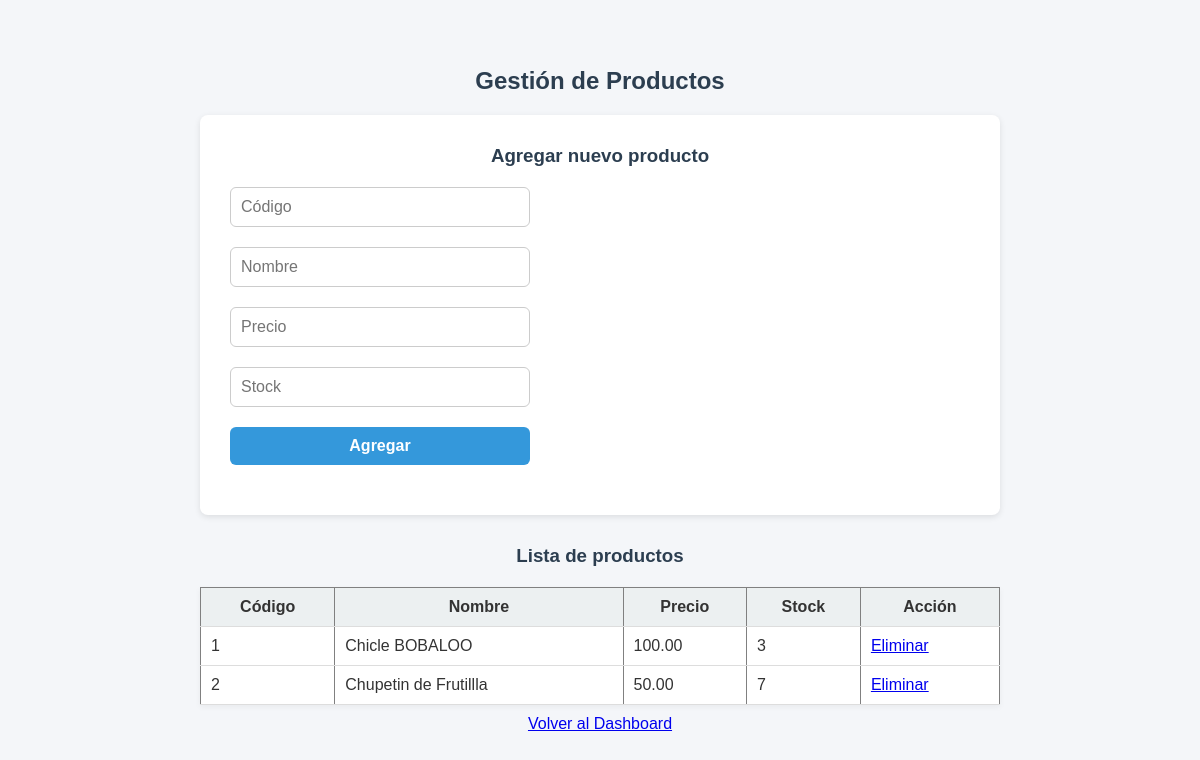
The app's page /pages/productos.php (signed in) with its own data.
### tables this page shows
CREATE TABLE `productos` (
  `id` int(11) NOT NULL,
  `codigo` varchar(20) NOT NULL,
  `nombre` varchar(100) NOT NULL,
  `precio` decimal(10,2) NOT NULL,
  `stock` int(11) NOT NULL
);

### pages/productos.php (the view, shortened to what this page needs)
<?php
require_once "../includes/db.php";
$result = $conn->query("SELECT * FROM productos");
?>
<!DOCTYPE html>
<html lang="es">
<head>
    <link rel="stylesheet" href="../css/style.css">
</head>
<body>
    <div class="container">
    <h2>Gestión de Productos</h2>
    <form method="post">
        <h3>Agregar nuevo producto</h3>
        <input type="text" name="codigo" placeholder="Código" required>
        <input type="text" name="nombre" placeholder="Nombre" required>
        <input type="number" step="0.01" name="precio" placeholder="Precio" required>
        <input type="number" name="stock" placeholder="Stock" required>
        <button type="submit" name="agregar">Agregar</button>
    </form>
    <h3>Lista de productos</h3>
    <table border="1">
        <tr>
            <th>Código</th><th>Nombre</th><th>Precio</th><th>Stock</th><th>Acción</th>
        </tr>
        <?php while ($row = $result->fetch_assoc()): ?>
        <tr>
            <td><?= htmlspecialchars($row['codigo']) ?></td>
            <td><?= htmlspecialchars($row['nombre']) ?></td>
            <td><?= number_format($row['precio'], 2) ?></td>
            <td><?= $row['stock'] ?></td>
            <td><a href="?eliminar=<?= $row['id'] ?>" onclick="return confirm('¿Seguro que deseas eliminar este producto?')">Eliminar</a></td>
        </tr>
        <?php endwhile; ?>
    </table>
    <p><a href="dashboard.php">Volver al Dashboard</a></p>
</div>
</body>
</html>

### css/style.css (style rules this page uses)
* { margin: 0; padding: 0; box-sizing: border-box; }
body { font-family: Arial, sans-serif; background-color: #f4f6f9; padding: 20px; color: #333; }
h1, h2, h3, h4 { margin-bottom: 10px; color: #2c3e50; }
form { margin-bottom: 30px; background-color: #fff; padding: 20px; border-radius: 8px; box-shadow: 0 2px 6px rgba(0,0,0,0.1); }
input[type="text"], input[type="number"], input[type="password"], input[type="date"], button { display: block; width: 100%; max-width: 300px; margin-top: 10px; margin-bottom: 20px; padding: 10px; border: 1px solid #ccc; border-radius: 6px; }
button { background-color: #3498db; color: white; font-weight: bold; border: none; cursor: pointer; transition: background-color 0.3s ease; }
table { width: 100%; border-collapse: collapse; margin-top: 20px; background-color: #fff; box-shadow: 0 2px 6px rgba(0,0,0,0.05); }
th, td { padding: 10px; text-align: left; border-bottom: 1px solid #ddd; }
th { background-color: #ecf0f1; }
p { margin-top: 10px; }

### pages/productos.php (style rules this page uses)
* { margin: 0; padding: 0; box-sizing: border-box; }
body { font-family: Arial, sans-serif; background-color: #f4f6f9; min-height: 100vh; display: flex; justify-content: center; align-items: center; padding: 40px; color: #333; }
.container { width: 100%; max-width: 800px; margin: auto; }
h1, h2, h3, h4 { margin-bottom: 20px; color: #2c3e50; text-align: center; }
form { background-color: #fff; padding: 30px; border-radius: 8px; box-shadow: 0 2px 6px rgba(0,0,0,0.1); margin-bottom: 30px; }
input[type="text"], input[type="number"], input[type="password"], input[type="date"], button { width: 100%; padding: 10px; margin-top: 10px; margin-bottom: 20px; border: 1px solid #ccc; border-radius: 6px; font-size: 16px; }
button { background-color: #3498db; color: white; font-weight: bold; border: none; cursor: pointer; transition: background-color 0.3s ease; }
table { width: 100%; border-collapse: collapse; margin-top: 20px; background-color: #fff; box-shadow: 0 2px 6px rgba(0,0,0,0.05); }
th, td { padding: 10px; text-align: left; border-bottom: 1px solid #ddd; }
th { background-color: #ecf0f1; text-align: center; }
p { margin-top: 10px; text-align: center; }

### records on screen
productos: codigo "1", nombre "Chicle BOBALOO", precio "100.00", stock "3"
productos: codigo "2", nombre "Chupetin de Frutillla", precio "50.00", stock "7"
